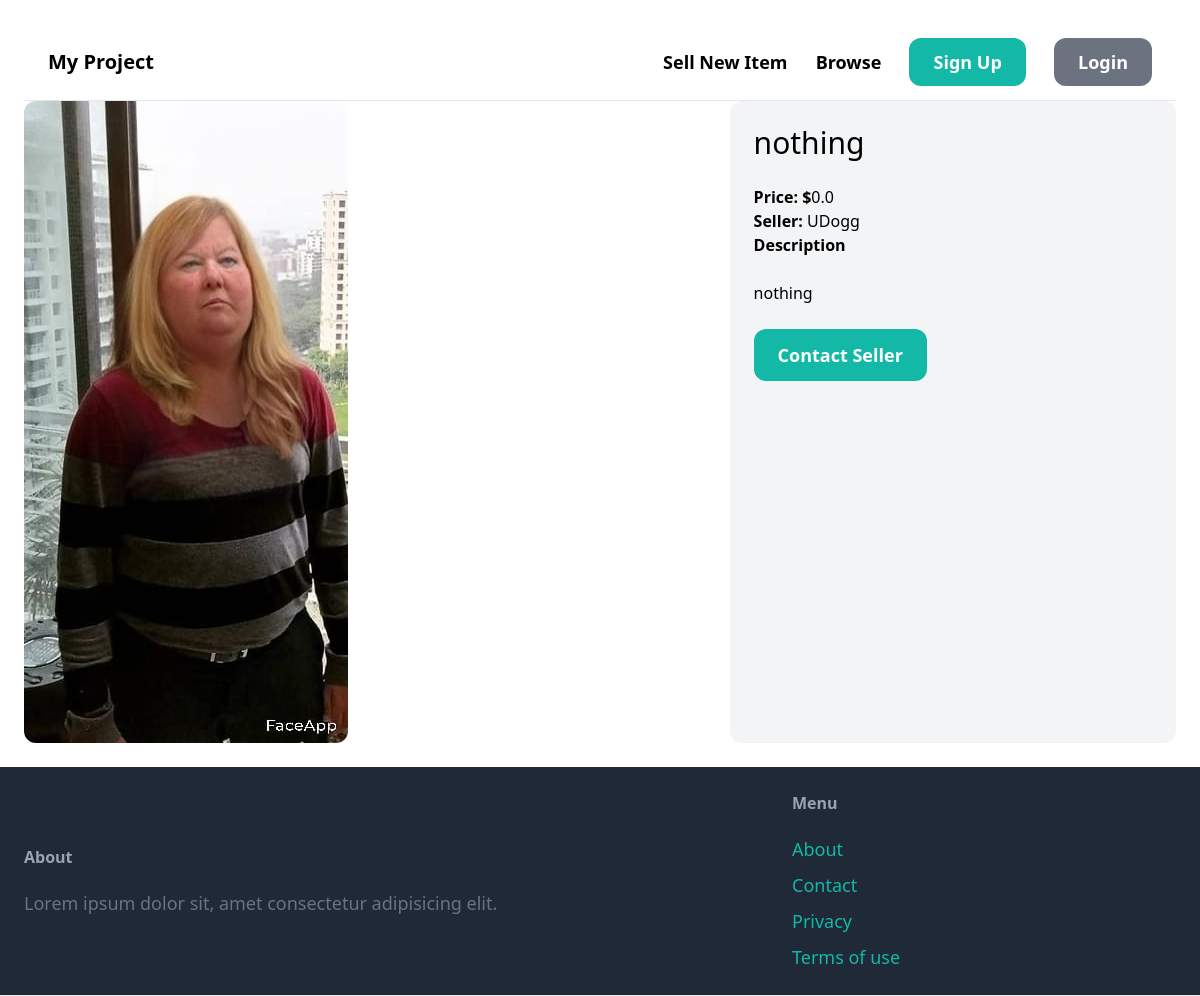
Screenshot of /items/2/ with the database file from the repository.
### item/models.py (models this page shows, shortened)
class Items(models.Model):
    category = models.ForeignKey(Category, related_name='items', on_delete=models.CASCADE)
    name = models.CharField(max_length=255)
    description = models.TextField(blank=True, null=True)
    price = models.FloatField()
    image = models.ImageField(upload_to='item_images', blank=True, null=True)
    is_sold = models.BooleanField(default=False)
    created_by = models.ForeignKey(User, related_name='items', on_delete=models.CASCADE)
    created_at = models.DateTimeField(auto_now_add=True)
    class Meta:
        ordering = ('name',)
        verbose_name_plural = 'Items'

### item/views.py (the view)
# urls.py: path('<int:pk>/', views.detail, name = 'detail'),
def detail(request, pk):
    item = get_object_or_404(Items, pk=pk)
    related_items = Items.objects.filter(category = item.category, is_sold = False).exclude(pk=pk)[0:4]
    return render(request, 'item/detail.html',{
        'item': item,
        'related_items': related_items
    })

### item/templates/item/detail.html (shortened to what this page needs)
{% extends 'core/base.html' %}
{% block content %}
<div class="grid grid-cols-5 gap-6">
    <div class="col-span-3">
        <img src = "{{ item.image.url }}" class="rounded-xl">
    </div>
    <div class="col-span-2 p-6 bg-gray-100 rounded-xl">
        <h1 class="mb-6 text-3xl">{{ item.name }}</h1>
        <p class ="text-500 "><strong>Price: $</strong>{{ item.price}}</p>
        <p class ="text-500 "><strong>Seller: </strong>{{ item.created_by.username}}</p>
        {% if item.description %}
            <p class ="text-700 ">
                <strong class="text-500">Description</strong>
            <br>
            <br>
                {{ item.description }}
            </p>
        {% endif %}
        <a href="#" class="inline-block mt-6 px-6 py-3 text-lg font-semibold bg-teal-500 text-white rounded-xl hover:bg-teal-700">Contact Seller</a>
    </div>
</div>
{% endblock %}

### rows the page displays
Items: image (picture), name "nothing", price "0.0", created_by.username "UDogg", description "nothing"
